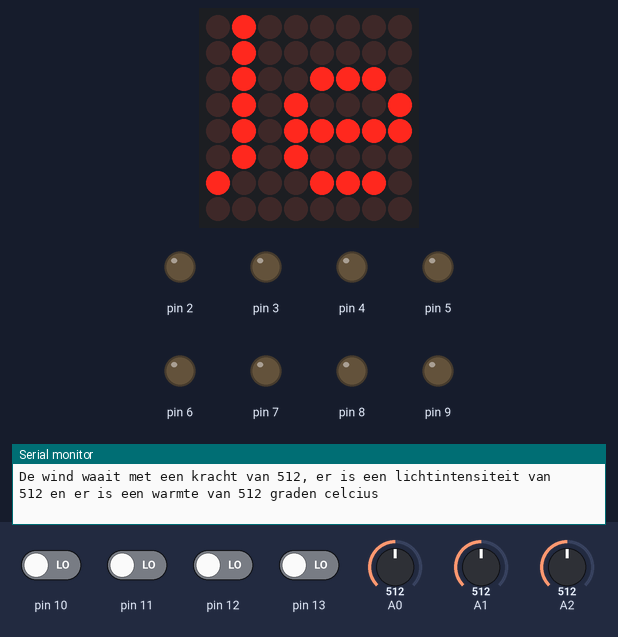
Recording of a sketch running on a simulated Arduino Uno, built with avr-gcc and run on an emulated ATmega328P. Parts: 8×8 LED matrix, output pins drawn as LEDs (lit = HIGH), the last lines printed to the serial monitor. The inputs (shaded band) are chosen by the test bench; at power-on: pin 10–13 LOW, A0 = 512, A1 = 512, A2 = 512.

Above: at 5.27 s.
5.3 s: pin 10 driven HIGH
At 9.13 s:
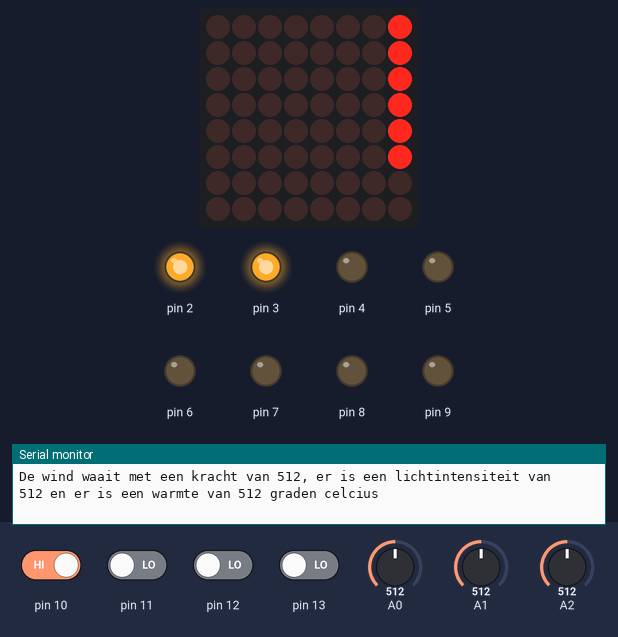
10.7 s: pin 11 driven HIGH
At 13.53 s:
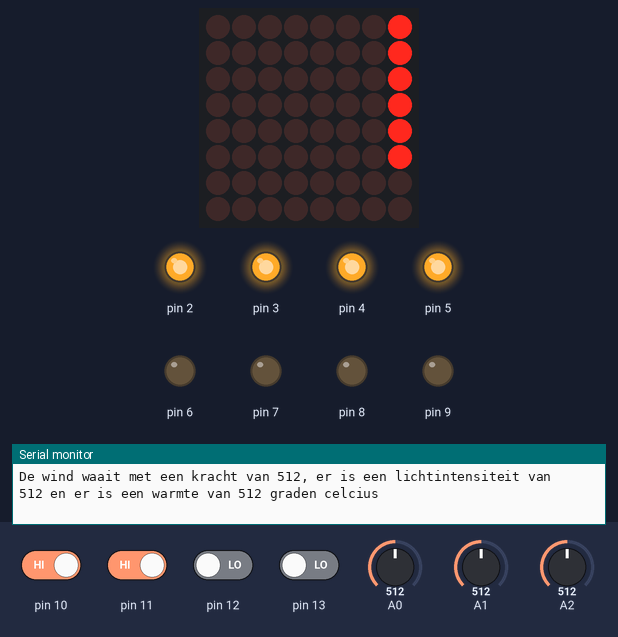
15.1 s: pin 12 driven HIGH
At 17.93 s:
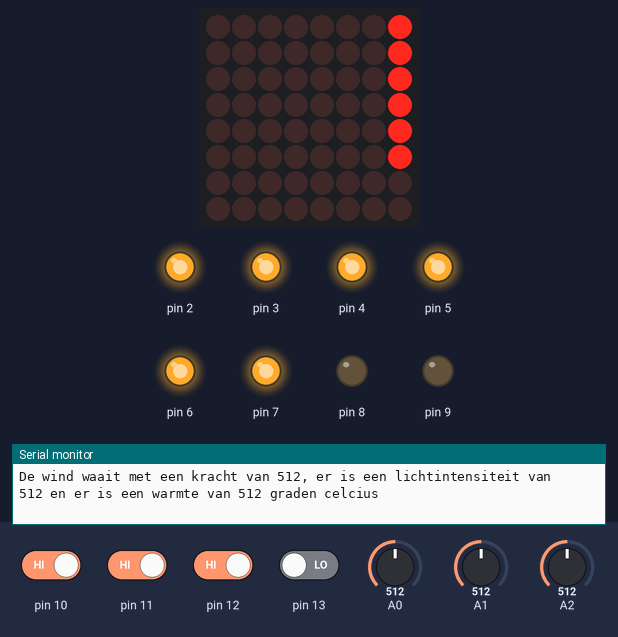
19.5 s: pin 13 driven HIGH
At 22.34 s:
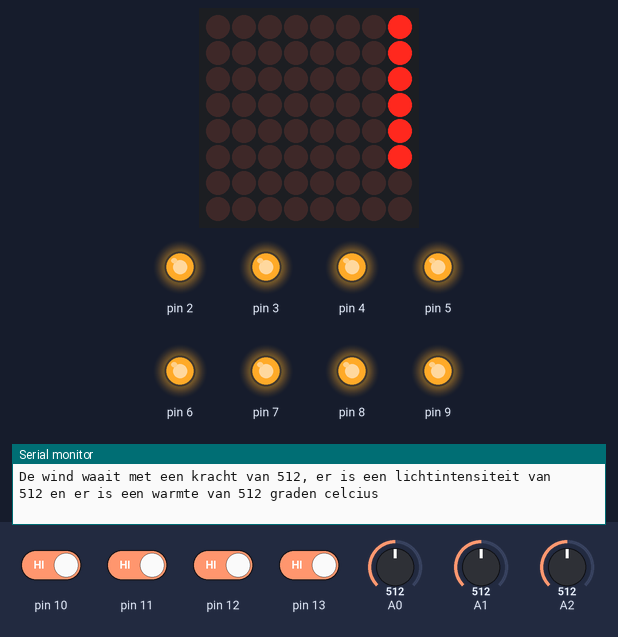
23.9 s: pin 10 driven LOW
At 26.74 s:
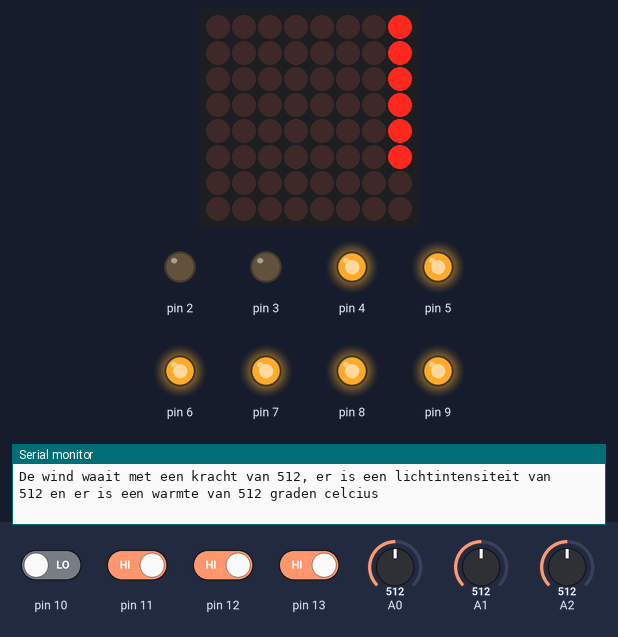
28.3 s: pin 11 driven LOW
At 31.14 s:
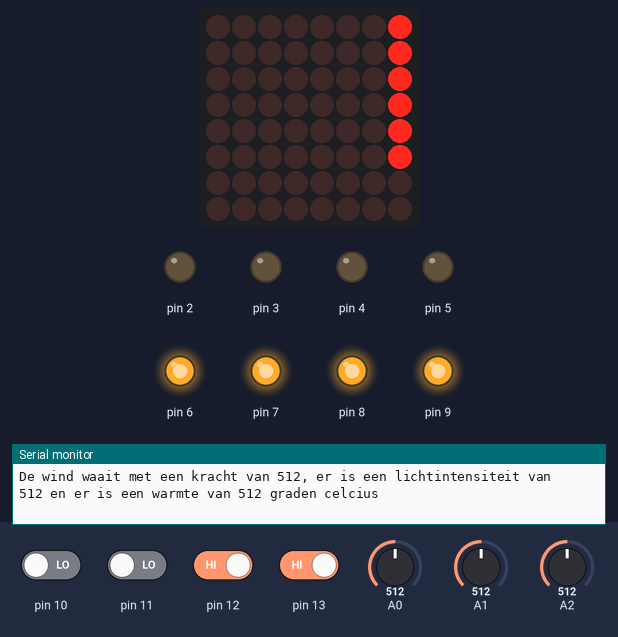
Timing chart, 0 to 32.6 s (numbered marks = the images above; inputs shaded):
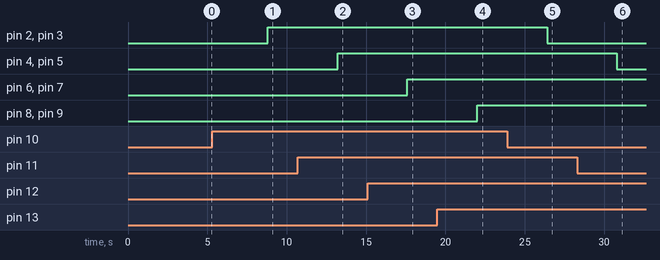

Measured:
- after the input at 5.3 s, pin 2, pin 3: LOW → HIGH after 3.5 s
- after the input at 10.7 s, pin 4, pin 5: LOW → HIGH after 2.5 s
- after the input at 15.1 s, pin 6, pin 7: LOW → HIGH after 2.5 s
- after the input at 19.5 s, pin 8, pin 9: LOW → HIGH after 2.5 s
- after the input at 23.9 s, pin 2, pin 3: HIGH → LOW after 2.5 s
- after the input at 28.3 s, pin 4, pin 5: HIGH → LOW after 2.5 s

The sketch:

Weerstation.ino
```cpp
#include <Wire.h>
#include "Adafruit_LEDBackpack.h"
#include "Adafruit_GFX.h"

Adafruit_8x8matrix matrix = Adafruit_8x8matrix();

void setup() {
  // open the serial connection at
  // 9600 BAUD
  Serial.begin(9600);
  matrix.begin(0x70);  // pass in the address

  // initialize the LED pin as an output:
  for(int i = 2; i<=9; i++){
    pinMode(i, OUTPUT);
  }
  // initialize the pushbutton pin as an input:
  for(int i=10; i<=13; i++){
    pinMode(i, INPUT);
  }
}


void loop() {
  // store the value read from pin 2
  // into a variable
  int draaiKnop = analogRead(0);
  int licht = analogRead(1);
  int temperatuur = analogRead(2);
  Serial.print("De wind waait met een kracht van ");
  Serial.print(draaiKnop);
  Serial.print(", er is een lichtintensiteit van ");
  Serial.print(licht);
  Serial.print(" en er is een warmte van ");
  Serial.print(temperatuur);
  Serial.println(" graden celcius");
  // print that variable over the serial connection
  weerstationVisuals();
  checkLeds();
}

void weerstationVisuals(){
  matrix.clear();
  matrix.setRotation(2);
  matrix.setTextSize(1);
  matrix.setTextWrap(false);  // we dont want text to wrap so it scrolls nicely
  matrix.setTextColor(LED_ON);
  for (int8_t x=0; x>=-80; x--) {
    matrix.clear();
    matrix.setCursor(x,0);
    matrix.print("  Weerstation  ");
    matrix.writeDisplay();
    delay(50);
  }
}

void checkLeds(){
  for(int i = 0; i<8; i++){
    int ledPin=i+2;
    int buttonPin=int(i/2)+10;
    int buttonState = digitalRead(buttonPin);

  // check if the pushbutton is pressed.
  // if it is, the buttonState is HIGH:
  if (buttonState == HIGH) {
    // turn LED on:
    digitalWrite(ledPin, HIGH);
  }
  else {
    // turn LED off:
    digitalWrite(ledPin, LOW);
  }
  }
}
```
